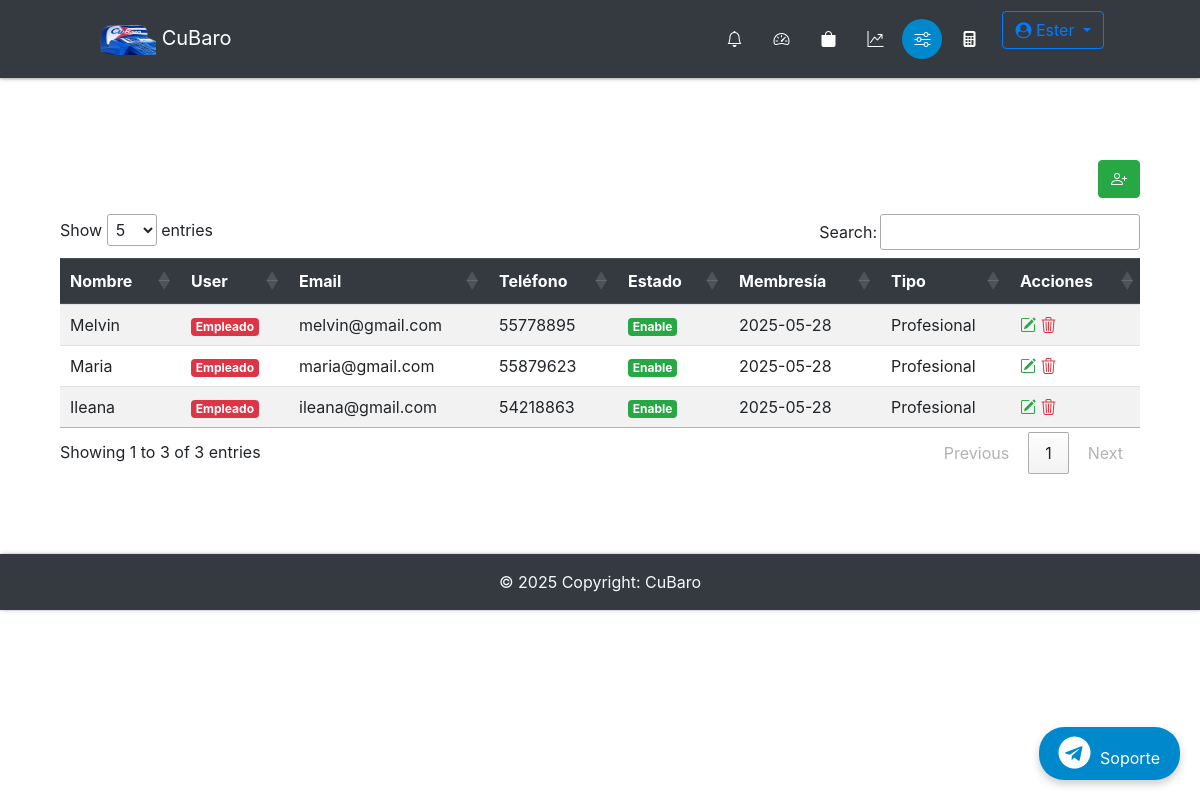
The page /admin/configuracion (signed in) on the database its author committed.
### app/db_models.py (models this page shows, shortened)
class User(UserMixin, db.Model):
    __tablename__ = "users"
    id = db.Column(db.Integer, primary_key=True)
    name = db.Column(db.Text, nullable=False)
    email = db.Column(db.String(50), nullable=False, unique=True)
    phone = db.Column(db.String(50), nullable=False)
    password = db.Column(db.String(250), nullable=False)
    admin = db.Column(db.Integer, nullable=False, default=0)
    email_confirmed = db.Column(db.Integer, nullable=False, default=1)
    created_by = db.Column(db.Integer, db.ForeignKey('users.id'), nullable=True)  # ID del creador
    registration_date = db.Column(db.DateTime, default=lambda: datetime.now(timezone.utc))  # Fecha de registro
    membership_expiration = db.Column(db.DateTime, nullable=True)  # Fecha de vencimiento de membresía
    membership_id = db.Column(db.Integer, db.ForeignKey('memberships.id'), nullable=False)  # Relación con membresía
    membership = db.relationship('Membership', backref='users')
    employees = db.relationship('User', backref='creator', remote_side=[id], lazy='select')  # Relación empleados
    cart = db.relationship('Cart', backref='buyer')
    orders = db.relationship("Order", backref='customer', foreign_keys="[Order.uid]")  # Relación con clave foránea especificada

class Membership(db.Model):
    __tablename__ = 'memberships'
    id = db.Column(db.Integer, primary_key=True)
    name = db.Column(db.String(50), nullable=False, unique=True)
    max_employees = db.Column(db.Integer, nullable=False)
    max_items = db.Column(db.Integer, nullable=False)

### app/admin/routes.py (the view)
@admin.route('/configuracion', methods=['GET'])
def configuracion():
    admin_alias = aliased(User)
    memberships = Membership.query.all()
    if current_user.id == 1:  # Supongamos que el superadmin tiene ID 1
        users = db.session.query(
            User,  # El usuario actual
            admin_alias.name.label('creator_name')  # Nombre del creador
        ).outerjoin(
            admin_alias, User.created_by == admin_alias.id  # Relacionar creado_por con ID del administrador
        ).options(joinedload(User.membership)).all()  # Cargar la relación membership
    else:
        users = db.session.query(
            User,
            admin_alias.name.label('creator_name')
        ).outerjoin(
            admin_alias, User.created_by == admin_alias.id
        ).filter(
            User.created_by == current_user.id  # Filtrar solo usuarios creados por el administrador actual
        ).all()
    user_data = [
        {
            'id': user.id,
            'name': user.name,
            'email': user.email,
            'admin': user.admin,
            'phone': user.phone,
            'password': user.password,
            'email_confirmed': user.email_confirmed,
            'created_by': user.created_by,
            'registration_date': user.registration_date,
            'membership_expiration': user.membership_expiration,
            'membership_id': user.membership_id,  # Para que se seleccione la membresía en el modal
            'membership': user.membership,  # Incluir la membresía en los datos
            'creator_name': creator_name if creator_name else 'Sin Admin'
        }
        for user, creator_name in users
    ]
    return render_template('admin/configuracion.html', users=user_data, memberships=memberships, user=current_user)

### app/__init__.py (called while the page is built)
@app.context_processor
def inject_now():
	return {'now': datetime.now(timezone.utc)}

@login_manager.user_loader
def load_user(user_id):
	return User.query.get(user_id)

@app.after_request
def add_no_cache_headers(response):
    response.headers["Cache-Control"] = "no-store, no-cache, must-revalidate, max-age=0"
    response.headers["Pragma"] = "no-cache"
    response.headers["Expires"] = "-1"
    return response

### app/admin/templates/admin/configuracion.html (shortened to what this page needs)
{% extends "admin/base.html" %}
{% block content %}
<div class="container-fluid">
    <div class="d-flex justify-content-end mb-3">
        <div class="add-new btn-success btn">
           <a href="{{ url_for('register') }}" data-toggle="tooltip" title="Añadir Empleado" class="text-light">
              <i class="bi bi-person-plus"></i>
           </a>
        </div>
      </div>
    <div class="table-responsive">
        <table id="userTable" class="table table-striped table-hover">
            <thead class="thead-dark">
                <tr>
                    <th>Nombre</th>
                    <th>User</th>
                    <th>Email</th>
                    <th>Teléfono</th>
                    <th>Estado</th>
                    <th>Membresía</th>
                    <th>Tipo</th>
                    <th>Acciones</th>
                </tr>
            </thead>
            <tbody id="userTableBody">
                {% for user in users %}
                <tr>
                    <td>{{ user.name }}</td>
                    <td>
                        <span class="badge {{ 'badge-success' if user.admin else 'badge-danger' }}">
                            {% if current_user.id == 1 and not user.admin %}
                                Empleado + {{ user['creator_name'] if user['creator_name'] else 'Sin Admin' }}
                            {% else %}
                                {{ 'Admin' if user.admin else 'Empleado' }}
                            {% endif %}
                        </span>
                    </td>
                    <td>{{ user.email }}</td>
                    <td>{{ user.phone }}</td>
                    <td>
                        <span class="badge {{ 'badge-success' if user.email_confirmed else 'badge-danger' }}">
                            {{ 'Enable' if user.email_confirmed else 'Disable' }}
                        </span>
                    </td>
                    <td>
                        {% if user.membership_expiration %}
                            {{ user.membership_expiration.strftime('%Y-%m-%d') }}
                        {% else %}
                            Sin Membresía
                        {% endif %}
                    </td>
                    <td>
                        {% if user.membership %}
                            {{ user.membership.name }}
                        {% else %}
                            Sin Membresía
                        {% endif %}
                    </td>
                    <td>
                        <a href="#" class="edit-user" data-id="{{ user.id }}" data-name="{{ user.name }}" data-email="{{ user.email }}"
                            data-phone="{{ user.phone }}" data-registration-date="{{ user.registration_date }}" data-membership-expiration="{{ user.membership_expiration }}"
                            data-membership-id="{{ user.membership_id }}">
                            <i class="bi bi-pencil-square text-success"></i>
                        </a>
                        <a href="{{ url_for('admin.delete_user', id=user.id) }}" onclick="return confirm('¿Estás seguro de que deseas eliminar al usuario {{ user.name }}?');"><i class="bi bi-trash3 text-danger"></i></a>
                    </td>
                </tr>
                {% endfor %}
            </tbody>
        </table>
    </div>
</div>
{% endblock %}

### app/admin/templates/admin/base.html (shortened to what this page needs)
{% import "bootstrap/wtf.html" as wtf %}
<!DOCTYPE html>
<html lang="es">
<head>
  <link rel="stylesheet" href="https://stackpath.bootstrapcdn.com/bootstrap/4.5.2/css/bootstrap.min.css">
  <link rel="stylesheet" href="https://cdnjs.cloudflare.com/ajax/libs/font-awesome/4.7.0/css/font-awesome.min.css">
  <link rel="stylesheet" href="https://cdn.jsdelivr.net/npm/bootstrap-icons@1.11.3/font/bootstrap-icons.min.css">
  <link rel="stylesheet" type="text/css" href="https://cdn.datatables.net/1.11.3/css/jquery.dataTables.css">
  <link rel="stylesheet" type="text/css" href="{{ url_for('static', filename='styles.css') }}">
</head>
<body>
  <nav class="navbar navbar-dark bg-dark fixed-top">
    <a class="navbar-brand" href="{{ url_for('home') }}" data-toggle="tooltip" title="Inicio">
      <img src="{{ url_for('static', filename='img/logoo.png') }}" height="30" width="60"> CuBaro
    </a>
    <ul class="navbar-nav d-flex flex-row">
      {% if not current_user.is_authenticated %}
      <li class="nav-item {% if request.endpoint == 'login' %}active{% endif %}">
        <a class="nav-link" href="{{ url_for('login') }}" data-toggle="tooltip" title="Iniciar Sesión">
          <div class="icon-circle">
            <i class="bi bi-box-arrow-in-right"></i>
          </div>
        </a>
      </li>
      {% else %}
      <li class="nav-item {% if request.endpoint == 'orders' %}active{% endif %}">
        <a class="nav-link" href="{{ url_for('orders') }}" data-toggle="tooltip" title="Órdenes">
          <div class="icon-circle">
            <i class="bi bi-bell"></i>
          </div>
        </a>
      </li>
      <li class="nav-item {% if request.endpoint == 'admin.dashboard' %}active{% endif %}">
        <a class="nav-link" href="{{ url_for('admin.dashboard') }}" data-toggle="tooltip" title="Dashboard">
          <div class="icon-circle">
            <i class="bi bi-speedometer2"></i>
          </div>
        </a>
      </li>
      <li class="nav-item {% if request.endpoint == 'admin.items' %}active{% endif %}">
        <a class="nav-link" href="{{ url_for('admin.items') }}" data-toggle="tooltip" title="Productos">
          <div class="icon-circle">
            <i class="bi bi-bag-fill"></i>
          </div>
        </a>
      </li>
      <li class="nav-item {% if request.endpoint == 'admin.statictics' %}active{% endif %}">
        <a class="nav-link" href="{{ url_for('admin.statictics') }}" data-toggle="tooltip" title="Estadísticas">
          <div class="icon-circle">
            <i class="bi bi-graph-up-arrow"></i>
          </div>
        </a>
      </li>
      <li class="nav-item {% if request.endpoint == 'admin.configuracion' %}active{% endif %}">
        <a class="nav-link" href="{{ url_for('admin.configuracion') }}" data-toggle="tooltip" title="Configuración">
          <div class="icon-circle">
            <i class="bi bi-sliders"></i>
          </div>
        </a>
      </li>
      <li class="nav-item mr-2">
        <a class="nav-link" data-toggle="modal" data-target="#fullScreenModal" data-toggle="tooltip"
          title="Calculadora">
          <div class="icon-circle">
            <i class="bi bi-calculator-fill"></i>
          </div>
        </a>
      </li>
      <div class="dropdown ml-auto">
        <a class="btn btn-outline-primary dropdown-toggle" href="#" id="navbarDropdown" role="button"
          data-toggle="dropdown" aria-expanded="false">
          <i class="fa fa-user-circle"></i> {{ current_user.name }}
        </a>
      </div>
      {% endif %}
    </ul>
  </nav>
  <div class="container">
    <div class="main">
      {% block content %}
      {% endblock %}
      <a href="https://t.me/soporte" target="_blank" class="telegram-float">
        <i class="fa fa-telegram fa-2x"></i> Soporte
      </a>
    </div>
  </div>
  <footer class="bg-dark text-center text-lg-start text-light">
    <div class="text-center p-3">
      © {{ now.year }} Copyright: CuBaro
    </div>
  </footer>
</body>
</html>

### app/static/styles.css (style rules this page uses)
:root { --white:#eceff3; --primary-blue: #007bff; --dark-bg: #343a40; --error-red: #ff4c4c; --success-green: #00e676; --chart-red: #ff6384; --chart-blue: #36a2eb; --chart-purple: #cc65fe; --chart-yellow: #ffce56; --chart-green: #2ecc71; --telegram-blue: #0088cc; --telegram-hover: #3688b183; --shadow-light: rgba(0, 0, 0, 0.2); --shadow-dark: rgba(0, 0, 0, 0.19); }
body { padding-top: 80px; }
.main { padding: 10vh 0; }
.navbar { padding: 0.7rem 6rem; box-shadow: 0 1px 2px 0 var(--shadow-light), 0 1px 5px 0 var(--shadow-dark); position: fixed; top: 0; z-index: 1050; }
.navbar-nav { gap: 3px; }
.icon-circle { display: flex; align-items: center; justify-content: center; width: 40px; height: 40px; border-radius: 50%; background-color: var(--dark-bg); color: white; margin: 0 2px; transition: background-color 0.3s, color 0.3s; }
.nav-item.active .icon-circle { background-color: var(--telegram-blue); color: white; }
footer { box-shadow: 1px 0 2px 0 var(--shadow-light), 1px 0 5px 0 var(--shadow-dark); }
table.dataTable { margin: 0 auto; width: 100%; }
table.dataTable th { color: white; background-color: var(--dark-bg); padding: 25px; }
table.dataTable tr { border-bottom: 1px solid #0046C2; }
table.dataTable td { padding: 25px 50px; }
.telegram-float { position: fixed; bottom: 20px; right: 20px; background-color: var(--telegram-blue); color: white; padding: 10px 20px; border-radius: 25px; text-decoration: none; box-shadow: 0 4px 8px var(--shadow-light); transition: background-color 0.3s, transform 0.3s; z-index: 9999; }
.telegram-float i { margin-right: 5px; }

### rows shown on the page
User: name "Ester"
User: name "Melvin", admin "Empleado", email "melvin@gmail.com", phone "55778895", email_confirmed "Enable", membership_expiration "2025-05-28", membership.name "Profesional"
User: name "Maria", admin "Empleado", email "maria@gmail.com", phone "55879623", email_confirmed "Enable", membership_expiration "2025-05-28", membership.name "Profesional"
User: name "Ileana", admin "Empleado", email "ileana@gmail.com", phone "54218863", email_confirmed "Enable", membership_expiration "2025-05-28", membership.name "Profesional"
